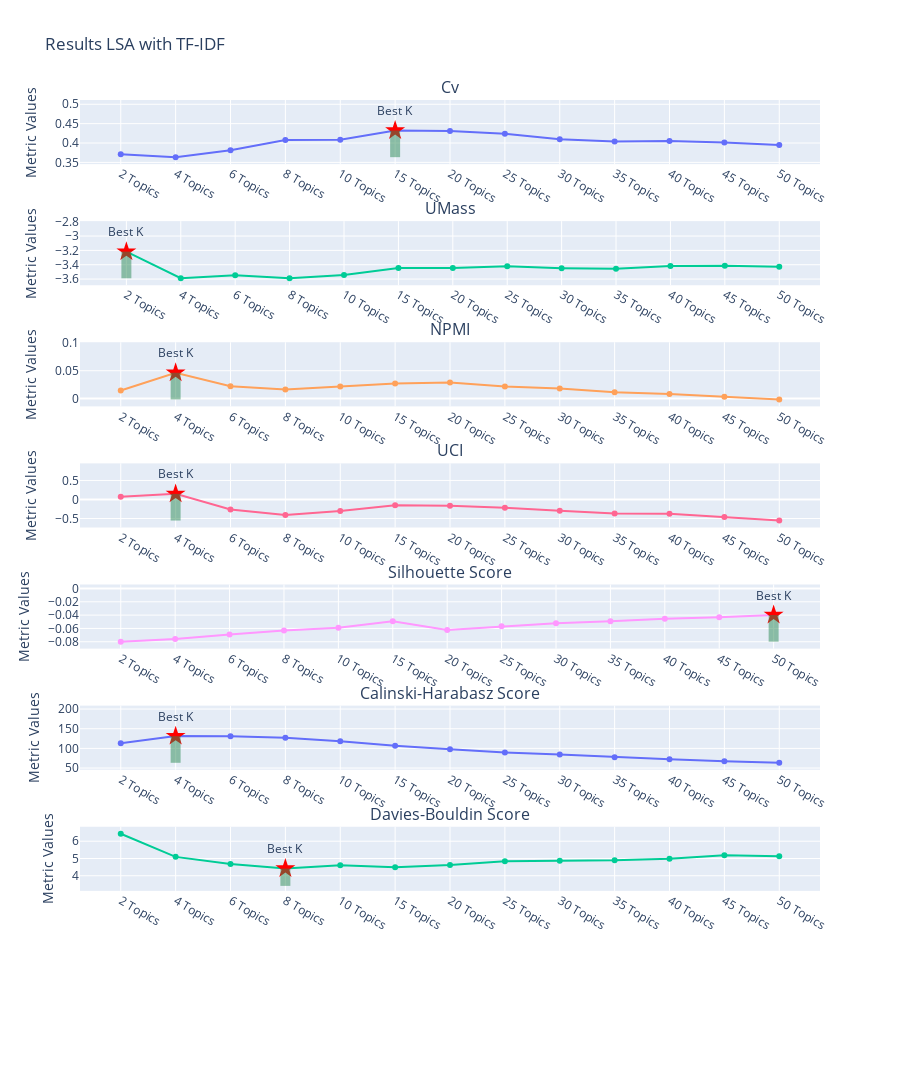

Notebook code cell kept with this figure:
### Code cell
plot_results(eval_lsa_tfidf, "Results LSA with TF-IDF")

### Figure 1 — Plotly figure (JSON) as saved in the notebook; plotly's stock layout.template omitted (floating-point values rounded to 4 significant figures)
{"data": [{"name": "cv", "type": "scatter", "x": ["2 Topics", "4 Topics", "6 Topics", "8 Topics", "10 Topics", "15 Topics", "20 Topics", "25 Topics", "30 Topics", "35 Topics", "40 Topics", "45 Topics", "50 Topics"], "xaxis": "x", "y": [0.3712, 0.3635, 0.3815, 0.4078, 0.4083, 0.4323, 0.4312, 0.4237, 0.4095, 0.4041, 0.4052, 0.4014, 0.3948], "yaxis": "y"}, {"marker": {"color": "Red", "size": 15, "symbol": "star"}, "mode": "markers", "type": "scatter", "x": ["15 Topics"], "xaxis": "x", "y": [0.4323], "yaxis": "y"}, {"name": "c_umass", "type": "scatter", "x": ["2 Topics", "4 Topics", "6 Topics", "8 Topics", "10 Topics", "15 Topics", "20 Topics", "25 Topics", "30 Topics", "35 Topics", "40 Topics", "45 Topics", "50 Topics"], "xaxis": "x2", "y": [-3.217, -3.587, -3.548, -3.589, -3.545, -3.446, -3.445, -3.422, -3.448, -3.457, -3.418, -3.414, -3.43], "yaxis": "y2"}, {"marker": {"color": "Red", "size": 15, "symbol": "star"}, "mode": "markers", "type": "scatter", "x": ["2 Topics"], "xaxis": "x2", "y": [-3.217], "yaxis": "y2"}, {"name": "c_npmi", "type": "scatter", "x": ["2 Topics", "4 Topics", "6 Topics", "8 Topics", "10 Topics", "15 Topics", "20 Topics", "25 Topics", "30 Topics", "35 Topics", "40 Topics", "45 Topics", "50 Topics"], "xaxis": "x3", "y": [0.01424, 0.04637, 0.02193, 0.0162, 0.02149, 0.02699, 0.02881, 0.02165, 0.01789, 0.01123, 0.008044, 0.002986, -0.001752], "yaxis": "y3"}, {"marker": {"color": "Red", "size": 15, "symbol": "star"}, "mode": "markers", "type": "scatter", "x": ["4 Topics"], "xaxis": "x3", "y": [0.04637], "yaxis": "y3"}, {"name": "c_uci", "type": "scatter", "x": ["2 Topics", "4 Topics", "6 Topics", "8 Topics", "10 Topics", "15 Topics", "20 Topics", "25 Topics", "30 Topics", "35 Topics", "40 Topics", "45 Topics", "50 Topics"], "xaxis": "x4", "y": [0.07371, 0.1474, -0.2625, -0.4089, -0.3006, -0.1496, -0.1621, -0.2175, -0.2953, -0.371, -0.377, -0.4571, -0.5531], "yaxis": "y4"}, {"marker": {"color": "Red", "size": 15, "symbol": "star"}, "mode": "markers", "type": "scatter", "x": ["4 Topics"], "xaxis": "x4", "y": [0.1474], "yaxis": "y4"}, {"name": "sil_score", "type": "scatter", "x": ["2 Topics", "4 Topics", "6 Topics", "8 Topics", "10 Topics", "15 Topics", "20 Topics", "25 Topics", "30 Topics", "35 Topics", "40 Topics", "45 Topics", "50 Topics"], "xaxis": "x5", "y": [-0.07985, -0.07579, -0.0691, -0.06292, -0.05878, -0.04909, -0.06234, -0.05689, -0.05227, -0.0493, -0.04557, -0.04308, -0.03982], "yaxis": "y5"}, {"marker": {"color": "Red", "size": 15, "symbol": "star"}, "mode": "markers", "type": "scatter", "x": ["50 Topics"], "xaxis": "x5", "y": [-0.03982], "yaxis": "y5"}, {"name": "ch_index", "type": "scatter", "x": ["2 Topics", "4 Topics", "6 Topics", "8 Topics", "10 Topics", "15 Topics", "20 Topics", "25 Topics", "30 Topics", "35 Topics", "40 Topics", "45 Topics", "50 Topics"], "xaxis": "x6", "y": [113.1, 131.2, 131.1, 126.8, 118.4, 106.9, 98.04, 89.83, 84.23, 77.31, 72.22, 67.02, 63.4], "yaxis": "y6"}, {"marker": {"color": "Red", "size": 15, "symbol": "star"}, "mode": "markers", "type": "scatter", "x": ["4 Topics"], "xaxis": "x6", "y": [131.2], "yaxis": "y6"}, {"name": "db_index", "type": "scatter", "x": ["2 Topics", "4 Topics", "6 Topics", "8 Topics", "10 Topics", "15 Topics", "20 Topics", "25 Topics", "30 Topics", "35 Topics", "40 Topics", "45 Topics", "50 Topics"], "xaxis": "x7", "y": [6.436, 5.094, 4.687, 4.415, 4.609, 4.495, 4.628, 4.84, 4.872, 4.895, 4.992, 5.193, 5.13], "yaxis": "y7"}, {"marker": {"color": "Red", "size": 15, "symbol": "star"}, "mode": "markers", "type": "scatter", "x": ["8 Topics"], "xaxis": "x7", "y": [4.415], "yaxis": "y7"}], "layout": {"annotations": [{"font": {"size": 16}, "showarrow": false, "text": "Cv", "x": 0.5, "xanchor": "center", "xref": "paper", "y": 1, "yanchor": "bottom", "yref": "paper"}, {"font": {"size": 16}, "showarrow": false, "text": "UMass", "x": 0.5, "xanchor": "center", "xref": "paper", "y": 0.8672, "yanchor": "bottom", "yref": "paper"}, {"font": {"size": 16}, "showarrow": false, "text": "NPMI", "x": 0.5, "xanchor": "center", "xref": "paper", "y": 0.7344, "yanchor": "bottom", "yref": "paper"}, {"font": {"size": 16}, "showarrow": false, "text": "UCI", "x": 0.5, "xanchor": "center", "xref": "paper", "y": 0.6016, "yanchor": "bottom", "yref": "paper"}, {"font": {"size": 16}, "showarrow": false, "text": "Silhouette Score", "x": 0.5, "xanchor": "center", "xref": "paper", "y": 0.4688, "yanchor": "bottom", "yref": "paper"}, {"font": {"size": 16}, "showarrow": false, "text": "Calinski-Harabasz Score", "x": 0.5, "xanchor": "center", "xref": "paper", "y": 0.3359, "yanchor": "bottom", "yref": "paper"}, {"font": {"size": 16}, "showarrow": false, "text": "Davies-Bouldin Score", "x": 0.5, "xanchor": "center", "xref": "paper", "y": 0.2031, "yanchor": "bottom", "yref": "paper"}, {"showarrow": false, "text": "Best K", "x": "15 Topics", "xref": "x", "y": 0.4323, "yref": "y", "yshift": 20}, {"showarrow": false, "text": "Best K", "x": "2 Topics", "xref": "x2", "y": -3.217, "yref": "y2", "yshift": 20}, {"showarrow": false, "text": "Best K", "x": "4 Topics", "xref": "x3", "y": 0.04637, "yref": "y3", "yshift": 20}, {"showarrow": false, "text": "Best K", "x": "4 Topics", "xref": "x4", "y": 0.1474, "yref": "y4", "yshift": 20}, {"showarrow": false, "text": "Best K", "x": "50 Topics", "xref": "x5", "y": -0.03982, "yref": "y5", "yshift": 20}, {"showarrow": false, "text": "Best K", "x": "4 Topics", "xref": "x6", "y": 131.2, "yref": "y6", "yshift": 20}, {"showarrow": false, "text": "Best K", "x": "8 Topics", "xref": "x7", "y": 4.415, "yref": "y7", "yshift": 20}], "height": 1600, "shapes": [{"line": {"color": "SeaGreen", "width": 10}, "opacity": 0.5, "type": "line", "x0": "15 Topics", "x1": "15 Topics", "xref": "x", "y0": 0.3635, "y1": 0.4323, "yref": "y"}, {"line": {"color": "SeaGreen", "width": 10}, "opacity": 0.5, "type": "line", "x0": "2 Topics", "x1": "2 Topics", "xref": "x2", "y0": -3.589, "y1": -3.217, "yref": "y2"}, {"line": {"color": "SeaGreen", "width": 10}, "opacity": 0.5, "type": "line", "x0": "4 Topics", "x1": "4 Topics", "xref": "x3", "y0": -0.001752, "y1": 0.04637, "yref": "y3"}, {"line": {"color": "SeaGreen", "width": 10}, "opacity": 0.5, "type": "line", "x0": "4 Topics", "x1": "4 Topics", "xref": "x4", "y0": -0.5531, "y1": 0.1474, "yref": "y4"}, {"line": {"color": "SeaGreen", "width": 10}, "opacity": 0.5, "type": "line", "x0": "50 Topics", "x1": "50 Topics", "xref": "x5", "y0": -0.07985, "y1": -0.03982, "yref": "y5"}, {"line": {"color": "SeaGreen", "width": 10}, "opacity": 0.5, "type": "line", "x0": "4 Topics", "x1": "4 Topics", "xref": "x6", "y0": 63.4, "y1": 131.2, "yref": "y6"}, {"line": {"color": "SeaGreen", "width": 10}, "opacity": 0.5, "type": "line", "x0": "8 Topics", "x1": "8 Topics", "xref": "x7", "y0": 3.415, "y1": 4.415, "yref": "y7"}], "showlegend": false, "title": {"text": "Results LSA with TF-IDF"}, "width": 900, "xaxis": {"anchor": "y", "domain": [0, 1]}, "xaxis2": {"anchor": "y2", "domain": [0, 1]}, "xaxis3": {"anchor": "y3", "domain": [0, 1]}, "xaxis4": {"anchor": "y4", "domain": [0, 1]}, "xaxis5": {"anchor": "y5", "domain": [0, 1]}, "xaxis6": {"anchor": "y6", "domain": [0, 1]}, "xaxis7": {"anchor": "y7", "domain": [0, 1]}, "xaxis8": {"anchor": "y8", "domain": [0, 1]}, "yaxis": {"anchor": "x", "domain": [0.9297, 1], "title": {"text": "Metric Values"}}, "yaxis2": {"anchor": "x2", "domain": [0.7969, 0.8672], "title": {"text": "Metric Values"}}, "yaxis3": {"anchor": "x3", "domain": [0.6641, 0.7344], "title": {"text": "Metric Values"}}, "yaxis4": {"anchor": "x4", "domain": [0.5312, 0.6016], "title": {"text": "Metric Values"}}, "yaxis5": {"anchor": "x5", "domain": [0.3984, 0.4688], "title": {"text": "Metric Values"}}, "yaxis6": {"anchor": "x6", "domain": [0.2656, 0.3359], "title": {"text": "Metric Values"}}, "yaxis7": {"anchor": "x7", "domain": [0.1328, 0.2031], "title": {"text": "Metric Values"}}, "yaxis8": {"anchor": "x8", "domain": [0, 0.07031], "title": {"text": "Metric Values"}}}}
